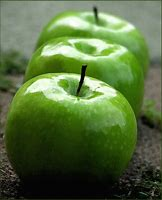
#> input picture Fruit_dataset/train1/apple/102.jpg, 162 x 200 px; its folder holds only this picture in this run
$ python ml_model.py
#> lines starting #> are read from the running program, lines starting #| are printed output that depends on the picture; after the words box and inside, x2 and y2 are one past the last pixel; in counts of white or black regions, pixels touching at a corner belong together
import os
import cv2
import numpy as np
import pandas as pd
import joblib
import matplotlib
matplotlib.use('Agg')
import matplotlib.pyplot as plt
import seaborn as sns
from sklearn.neighbors import KNeighborsClassifier
from sklearn.preprocessing import StandardScaler, LabelEncoder
from sklearn.metrics import (accuracy_score, classification_report,
                             confusion_matrix, f1_score, precision_score, recall_score)
from sklearn.model_selection import cross_val_score

# ─────────────────────────────────────────────────────────────────────────────
# Configuration
# ─────────────────────────────────────────────────────────────────────────────
BASE_DIR    = os.path.dirname(os.path.abspath(__file__))
DATASET_DIR = os.path.join(BASE_DIR, 'Fruit_dataset')
TRAIN_DIR   = os.path.join(DATASET_DIR, 'train1')
VAL_DIR     = os.path.join(DATASET_DIR, 'val1')
MODEL_DIR   = os.path.join(BASE_DIR, 'model')
STATIC_DIR  = os.path.join(BASE_DIR, 'static', 'charts')

os.makedirs(MODEL_DIR, exist_ok=True)
os.makedirs(STATIC_DIR, exist_ok=True)

CLASSES = ['apple', 'banana', 'grape', 'guava', 'mango', 'papaya']
IMG_SIZE = (100, 100)


# ─────────────────────────────────────────────────────────────────────────────
# Feature Extraction
# ─────────────────────────────────────────────────────────────────────────────
def extract_color_features(img_bgr):
    """Extract mean & std of R, G, B channels and HSV channels."""
    img_rgb = cv2.cvtColor(img_bgr, cv2.COLOR_BGR2RGB)
    img_hsv = cv2.cvtColor(img_bgr, cv2.COLOR_BGR2HSV)

    feats = []
    for ch in cv2.split(img_rgb):
        feats += [float(ch.mean()), float(ch.std())]
    for ch in cv2.split(img_hsv):
        feats += [float(ch.mean()), float(ch.std())]
    return feats  # 12 features


def extract_size_features(img_bgr):
    """Extract size / shape features using contour detection."""
    gray      = cv2.cvtColor(img_bgr, cv2.COLOR_BGR2GRAY)
    _, thresh = cv2.threshold(gray, 127, 255, cv2.THRESH_BINARY_INV + cv2.THRESH_OTSU)
    contours, _ = cv2.findContours(thresh, cv2.RETR_EXTERNAL, cv2.CHAIN_APPROX_SIMPLE)

    if contours:
        largest = max(contours, key=cv2.contourArea)
        area    = float(cv2.contourArea(largest))
        peri    = float(cv2.arcLength(largest, True))
        x, y, w, h = cv2.boundingRect(largest)
        aspect = float(w) / float(h) if h > 0 else 1.0
        extent = area / float(w * h) if w * h > 0 else 0.0
        circularity = (4 * np.pi * area / (peri ** 2)) if peri > 0 else 0.0
    else:
        area, peri, aspect, extent, circularity = 0.0, 0.0, 1.0, 0.0, 0.0

    total_pixels = img_bgr.shape[0] * img_bgr.shape[1]
    size_ratio   = area / float(total_pixels) if total_pixels > 0 else 0.0

    return [area, peri, aspect, extent, circularity, size_ratio]  # 6 features


def extract_features(img_bgr):
    """Combined feature vector: 18 features total."""
    img_resized = cv2.resize(img_bgr, IMG_SIZE)
    color_feats = extract_color_features(img_resized)
    size_feats  = extract_size_features(img_resized)
    return color_feats + size_feats


# ─────────────────────────────────────────────────────────────────────────────
# Dataset Loading
# ─────────────────────────────────────────────────────────────────────────────
def load_dataset(data_dir, classes=CLASSES):
    X, y, filenames = [], [], []
    for label, cls in enumerate(classes):
        cls_dir = os.path.join(data_dir, cls)
        if not os.path.isdir(cls_dir):
            print(f"  [WARN] Missing class folder: {cls_dir}")
            continue
        imgs = [f for f in os.listdir(cls_dir)
                if f.lower().endswith(('.jpg', '.jpeg', '.png'))]
        print(f"  Loading {len(imgs):>4} images for class '{cls}' ...")
        for fname in imgs:
            fpath = os.path.join(cls_dir, fname)
            img   = cv2.imread(fpath)
            if img is None:
                continue
            feats = extract_features(img)
            X.append(feats)
            y.append(cls)
            filenames.append(fpath)

    return np.array(X, dtype=np.float32), np.array(y), filenames


# ─────────────────────────────────────────────────────────────────────────────
# Training
# ─────────────────────────────────────────────────────────────────────────────
def train_model():
    print("\n========================================")
    print(" Training KNN Fruit Classifier")
    print("========================================")

    # Load training data
    print("\n[1/5] Loading training data ...")
    X_train, y_train, _ = load_dataset(TRAIN_DIR)
#> in load_dataset, img is the input picture: shape (200, 162, 3); mean B, G, R 61.9, 109.8, 86.2
#> in extract_features, `img_resized = cv2.resize(img_bgr, IMG_SIZE)`:
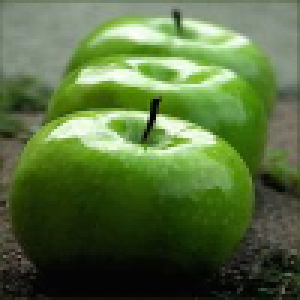
#> img_resized: shape (100, 100, 3) (shown 3 times larger); mean B, G, R 61.8, 109.7, 86.1
#> in extract_color_features, `img_hsv = cv2.cvtColor(img_bgr, cv2.COLOR_BGR2HSV)`: img_hsv: shape (100, 100, 3); mean H, S, V 44.4, 127.3, 109.9
#> the loop in extract_color_features, `for ch in cv2.split(img_rgb):` made 3 passes
#> feats on passes 1 to 3: [86.08, 59.96], [86.08, 59.96, 109.7, 67.6], [86.08, 59.96, 109.7, 67.6, 61.83, 61.18]
#> the loop in extract_color_features, `for ch in cv2.split(img_hsv):` made 3 passes
#> feats on pass 1: [86.08, 59.96, 109.7, 67.6, 61.83, 61.18, 44.43, 14.71]
#> in extract_features, `color_feats = extract_color_features(img_resized)`: color_feats = [86.08, 59.96, 109.7, 67.6, 61.83, 61.18, 44.43, 14.71, 127.3, 80.8, 109.9, 67.46]
#> in extract_size_features, `gray      = cv2.cvtColor(img_bgr, cv2.COLOR_BGR2GRAY)`:
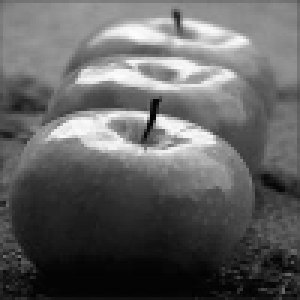
#> gray: shape (100, 100) (shown 3 times larger); min 2, max 253, mean 97.2
#> in extract_size_features, `_, thresh = cv2.threshold(gray, 127, 255, cv2.THRESH_BINARY_INV + cv2...`:
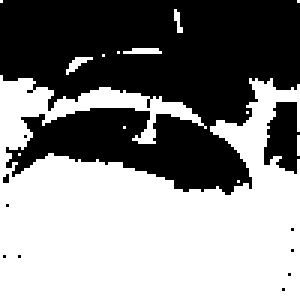
#> thresh: shape (100, 100) (shown 3 times larger); 53% white; 11 black regions (9 under 20 px)
#> in extract_size_features, `contours, _ = cv2.findContours(thresh, cv2.RETR_EXTERNAL, cv2.CHAIN_AP..`: contours = 13 contours, 12 with area under 20; largest, box (x1, y1, x2, y2) and area: (0, 25, 100, 100) 4912
#> in extract_size_features, `largest = max(contours, key=cv2.contourArea)`: largest = contour of 272 points, box (x1, y1, x2, y2) (0, 25, 100, 100), area 4912
#> in extract_size_features, `area    = float(cv2.contourArea(largest))`: area = 4912
#> in extract_size_features, `peri    = float(cv2.arcLength(largest, True))`: peri = 731.7
#> in extract_size_features, `x, y, w, h = cv2.boundingRect(largest)`: x = 0; y = 25; w = 100; h = 75
#> in extract_size_features, `aspect = float(w) / float(h) if h > 0 else 1.0`: aspect = 1.33
#> in extract_size_features, `extent = area / float(w * h) if w * h > 0 else 0.0`: extent = 0.655
#> in extract_size_features, `circularity = (4 * np.pi * area / (peri ** 2)) if peri > 0 else 0.0`: circularity = 0.115
#> in extract_size_features, `size_ratio   = area / float(total_pixels) if total_pixels > 0 else 0.0`: size_ratio = 0.491
#> in extract_features, `size_feats  = extract_size_features(img_resized)`: size_feats = [4912, 731.7, 1.33, 0.655, 0.115, 0.491]
#> in load_dataset, `feats = extract_features(img)`: feats = [86.08, 59.96, 109.7, 67.6, 61.83, 61.18, 44.43, 14.71, 127.3, 80.8, 109.9, 67.46, 4912, 731.7, 1.33, 0.655, 0.115, 0.491]
#> pass 2 of the loop in load_dataset, `for label, cls in enumerate(classes):`:
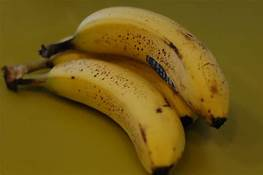
#> input picture Fruit_dataset/train1/banana/1008.jpg, 263 x 175 px
#> in load_dataset, img is the input picture: shape (175, 263, 3); mean B, G, R 20.8, 90.2, 114.2
#> in extract_features (call 2), `img_resized = cv2.resize(img_bgr, IMG_SIZE)`:
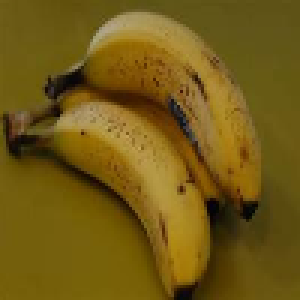
#> img_resized: shape (100, 100, 3) (shown 3 times larger); mean B, G, R 20.8, 90.2, 114.1
#> img_hsv: shape (100, 100, 3); mean H, S, V 22.8, 211.2, 114.2
#> the loop in extract_color_features (call 2), `for ch in cv2.split(img_rgb):` made 3 passes
#> feats on passes 1 to 3: [114.1, 32.94], [114.1, 32.94, 90.18, 27.97], [114.1, 32.94, 90.18, 27.97, 20.76, 19.68]
#> the loop in extract_color_features (call 2), `for ch in cv2.split(img_hsv):` made 3 passes
#> feats on pass 1: [114.1, 32.94, 90.18, 27.97, 20.76, 19.68, 22.76, 8.34]
#> color_feats = [114.1, 32.94, 90.18, 27.97, 20.76, 19.68, 22.76, 8.34, 211.2, 33.56, 114.2, 32.88]
#> in extract_size_features (call 2), `_, thresh = cv2.threshold(gray, 127, 255, cv2.THRESH_BINARY_INV + cv2...`:
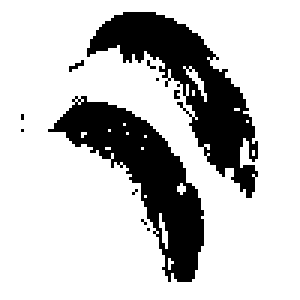
#> thresh: shape (100, 100) (shown 3 times larger); 77.1% white; 11 black regions (9 under 20 px)
#> contours = [[[0, 0], [0, 99], [99, 99], [99, 0]]]
#> largest = [[0, 0], [0, 99], [99, 99], [99, 0]]
#> area = 9801
#> peri = 396
#> y = 0; h = 100
#> aspect = 1
#> extent = 0.98
#> circularity = 0.785
#> size_ratio = 0.98
#> size_feats = [9801, 396, 1, 0.98, 0.785, 0.98]
#> in load_dataset, `feats = extract_features(img)`: feats = [114.1, 32.94, 90.18, 27.97, 20.76, 19.68, 22.76, 8.34, 211.2, 33.56, 114.2, 32.88, 9801, 396, 1, 0.98, 0.785, 0.98]
    print(f"      Training samples: {len(X_train)}")

    # Load validation data
    print("\n[2/5] Loading validation data ...")
    X_val, y_val, _ = load_dataset(VAL_DIR)
#> in extract_size_features (call 3), `contours, _ = cv2.findContours(thresh, cv2.RETR_EXTERNAL, cv2.CHAIN_AP..`: contours = 13 contours, 12 with area under 20; largest, box (x1, y1, x2, y2) and area: (0, 25, 100, 100) 4912
#> pass 2 of the loop in load_dataset, `for label, cls in enumerate(classes):`:
    print(f"      Validation samples: {len(X_val)}")

    # Encode labels
    le = LabelEncoder()
    le.fit(CLASSES)
    y_train_enc = le.transform(y_train)
    y_val_enc   = le.transform(y_val)

    # Scale features
    scaler = StandardScaler()
    X_train_sc = scaler.fit_transform(X_train)
    X_val_sc   = scaler.transform(X_val)
    # Hyperparameter search: find best k
    print("\n[3/5] Searching best k (1-15) ...")
    best_k, best_acc = 3, 0.0
    k_scores = {}
    for k in range(1, 16):
        knn = KNeighborsClassifier(n_neighbors=k, metric='euclidean', weights='uniform')
        scores = cross_val_score(knn, X_train_sc, y_train_enc, cv=5, scoring='accuracy')
        k_acc  = scores.mean()
        k_scores[k] = k_acc
        print(f"      k={k:2d}  CV accuracy = {k_acc:.4f}")
        if k_acc > best_acc:
            best_acc, best_k = k_acc, k

    print(f"\n      -> Best k = {best_k}  (CV accuracy = {best_acc:.4f})")

    # Train final model
    print("\n[4/5] Training final KNN model ...")
    knn_final = KNeighborsClassifier(n_neighbors=best_k, metric='euclidean', weights='uniform')
    knn_final.fit(X_train_sc, y_train_enc)

    # Evaluate on validation set
    y_pred = knn_final.predict(X_val_sc)
    val_acc = accuracy_score(y_val_enc, y_pred)
    val_f1  = f1_score(y_val_enc, y_pred, average='weighted')
    val_prec = precision_score(y_val_enc, y_pred, average='weighted', zero_division=0)
    val_rec  = recall_score(y_val_enc, y_pred, average='weighted', zero_division=0)

    print(f"\n      Validation Accuracy  : {val_acc:.4f}")
    print(f"      Validation F1-Score  : {val_f1:.4f}")
    print(f"      Validation Precision : {val_prec:.4f}")
    print(f"      Validation Recall    : {val_rec:.4f}")
    print("\n      Classification Report:")
    print(classification_report(y_val_enc, y_pred, target_names=le.classes_))

    # Save charts
    print("\n[5/5] Saving charts ...")
    _save_confusion_matrix(y_val_enc, y_pred, le.classes_)
    _save_k_selection_chart(k_scores, best_k)

    # Persist model artefacts
    metrics = {
        'accuracy'  : float(val_acc),
        'f1_score'  : float(val_f1),
        'precision' : float(val_prec),
        'recall'    : float(val_rec),
        'best_k'    : best_k,
        'classes'   : list(le.classes_),
        'k_scores'  : {str(k): float(v) for k, v in k_scores.items()},
        'n_train'   : int(len(X_train)),
        'n_val'     : int(len(X_val)),
        'report'    : classification_report(y_val_enc, y_pred,
                                            target_names=le.classes_,
                                            output_dict=True),
    }

    joblib.dump(knn_final, os.path.join(MODEL_DIR, 'knn_model.pkl'))
    joblib.dump(scaler,    os.path.join(MODEL_DIR, 'scaler.pkl'))
    joblib.dump(le,        os.path.join(MODEL_DIR, 'label_encoder.pkl'))
    joblib.dump(metrics,   os.path.join(MODEL_DIR, 'metrics.pkl'))

    print("\n  Model saved to ./model/")
    print("========================================\n")
    return metrics


# ─────────────────────────────────────────────────────────────────────────────
# Chart helpers
# ─────────────────────────────────────────────────────────────────────────────
# [70 lines left out: functions _save_confusion_matrix, _save_k_selection_chart, predict_image, not called in this run]


# ─────────────────────────────────────────────────────────────────────────────
# Entry-point
# ─────────────────────────────────────────────────────────────────────────────
if __name__ == '__main__':
#> (the run stopped early here; a loop or call above may not have finished)
